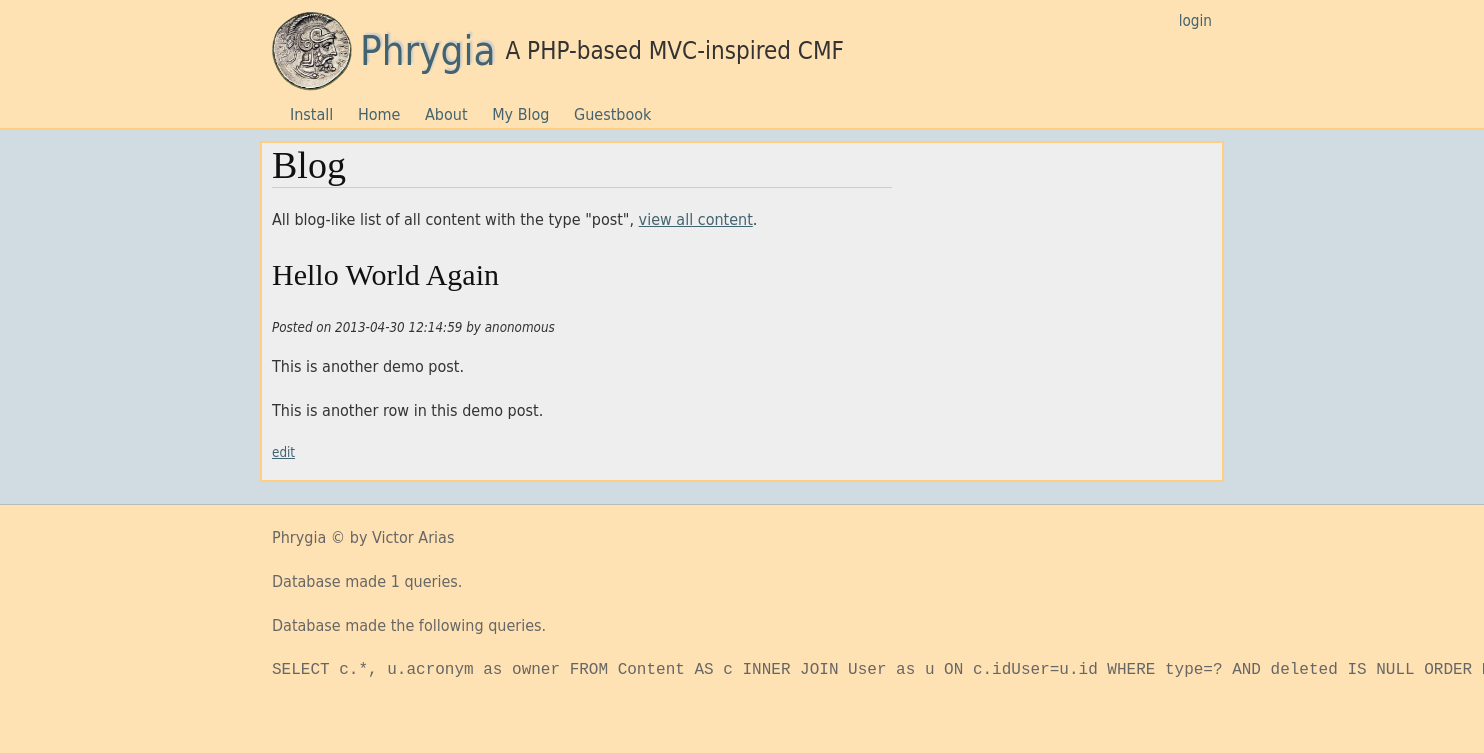
/blog, run on an earlier commit of the app's database.
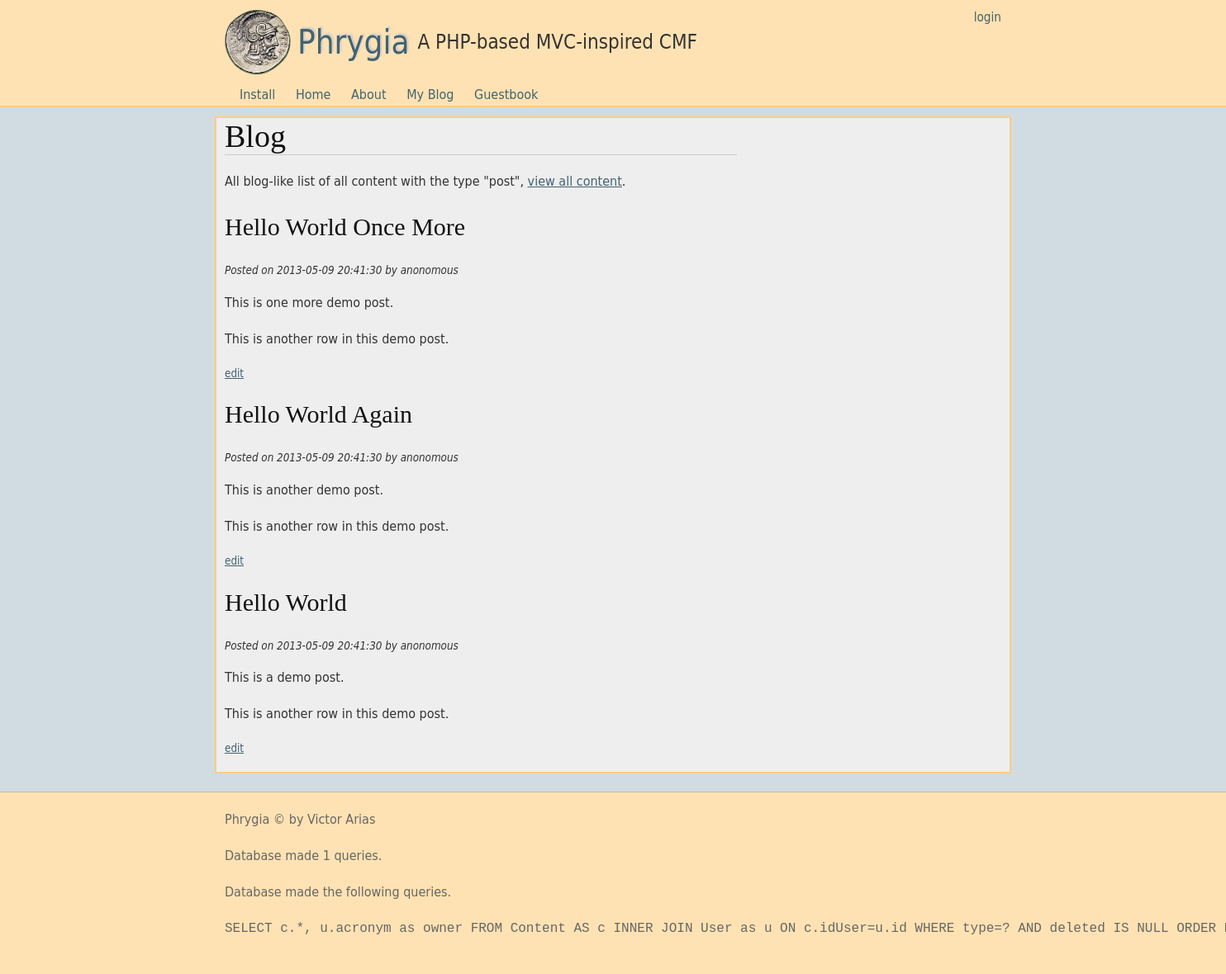
And on a later commit of the database.
### tables this page shows
CREATE TABLE Content (id INTEGER PRIMARY KEY, key TEXT KEY, type TEXT, title TEXT, data TEXT, filter TEXT, idUser INT, created DATETIME default (datetime('now')), updated DATETIME default NULL, deleted DATETIME default NULL, FOREIGN KEY(idUser) REFERENCES User(id));

CREATE TABLE User (id INTEGER PRIMARY KEY, acronym TEXT KEY, name TEXT, email TEXT, algorithm TEXT, salt TEXT, password TEXT, created DATETIME default (datetime('now')), updated DATETIME default NULL);

### index.php (called while the page is built, shortened)
<?php
require(PHRYGIA_INSTALL_PATH.'/src/CPhrygia/bootstrap.php');
$phr = CPhrygia::Instance();
$phr->FrontControllerRoute();
$phr->ThemeEngineRender();

### src/CPhrygia/bootstrap.php (called while the page is built, shortened)
<?php
function autoload($aClassName) {
  $classFile = "/src/{$aClassName}/{$aClassName}.php";
   $file1 = PHRYGIA_SITE_PATH . $classFile;
   $file2 = PHRYGIA_INSTALL_PATH . $classFile;
}
function htmlent($str, $flags = ENT_COMPAT) {
  return htmlentities($str, $flags, CPhrygia::Instance()->config['character_encoding']);
}
function makeClickable($text) {
  return preg_replace_callback(
    '#\bhttps?://[^\s()<>]+(?:\([\w\d]+\)|([^[:punct:]\s]|/))#',
    create_function(
      '$matches',
      'return "<a href=\'{$matches[0]}\'>{$matches[0]}</a>";'
    ),
    $text
  );
}

### src/CRequest/CRequest.php (called while the page is built, shortened)
<?php
class CRequest {
   public function __construct($urlType=0) {
    $this->cleanUrl       = $urlType= 1 ? true : false;
  }
  public function Init($baseUrl = null, $routing=null) {
    $scriptName = $_SERVER['SCRIPT_NAME'];
    $currentUrl = $this->GetCurrentUrl();
    $parts        = parse_url($currentUrl);
    $baseUrl       = !empty($baseUrl) ? $baseUrl : "{$parts['scheme']}://{$parts['host']}" . (isset($parts['port']) ? ":{$parts['port']}" : '') . rtrim(dirname($scriptName), '/');
    $this->base_url      = rtrim($baseUrl, '/') . '/';
  }
  public function GetCurrentUrl() {
    $url = "http";
    $url .= (@$_SERVER["HTTPS"] == "on") ? 's' : '';
    $url .= "://";
    $serverPort = ($_SERVER["SERVER_PORT"] == "80") ? '' :
    (($_SERVER["SERVER_PORT"] == 443 && @$_SERVER["HTTPS"] == "on") ? '' : ":{$_SERVER['SERVER_PORT']}");
    $url .= $_SERVER["SERVER_NAME"] . $serverPort . htmlspecialchars($_SERVER["REQUEST_URI"]);
    return $url;
  }
public function CreateUrl($url=null, $method=null, $arguments=null) {
if(!empty($url) && (strpos($url, '://') || $url[0] == '/')) {
return $url;
}
    $prepend = $this->base_url;
    $url = trim($url, '/');
    $method = empty($method) ? null : '/' . trim($method, '/');
    $arguments = empty($arguments) ? null : '/' . trim($arguments, '/');
    return $prepend . rtrim("$url$method$arguments", '/');
  }
}

### themes/functions.php (called while the page is built, shortened)
<?php
function render_views($region='default') {
  return CPhrygia::Instance()->views->Render($region);
}
function create_url($urlOrController=null, $method=null, $arguments=null) {
  return CPhrygia::Instance()->CreateUrl($urlOrController, $method, $arguments);
}
function esc($str) {
  return htmlEnt($str);
}
function filter_data($data, $filter) {
  return CMContent::Filter($data, $filter);
}

### src/CMDatabase/CMDatabase.php (called while the page is built, shortened)
<?php
class CMDatabase {
  private $db = null;
  public function __construct($dsn, $username = null, $password = null, $driver_options = null) {
    $this->db = new PDO($dsn, $username, $password, $driver_options);
    $this->db->SetAttribute(PDO::ATTR_ERRMODE, PDO::ERRMODE_EXCEPTION);
  }
  public function ExecuteSelectQueryAndFetchAll($query, $params=array()){
    $this->stmt = $this->db->prepare($query);
    $this->stmt->execute($params);
    return $this->stmt->fetchAll(PDO::FETCH_ASSOC);
  }
}

### src/CMContent/CMContent.php (called while the page is built, shortened)
<?php
class CMContent extends CObject implements IHasSQL, ArrayAccess, IModule {
  public static function SQL($key=null, $args=null) {
  	$order_order = isset($args['order-order']) ? $args['order-order'] : 'ASC';
    $order_by = isset($args['order-by']) ? $args['order-by'] : 'id';
    $queries = array(
      'drop table content' => "DROP TABLE IF EXISTS Content;",
      'create table content' => "CREATE TABLE IF NOT EXISTS Content (id INTEGER PRIMARY KEY, key TEXT KEY, type TEXT, title TEXT, data TEXT, filter TEXT, idUser INT, created DATETIME default (datetime('now')), updated DATETIME default NULL, deleted DATETIME default NULL, FOREIGN KEY(idUser) REFERENCES User(id));",
      'insert content' => 'INSERT INTO Content (key,type,title,data,filter,idUser) VALUES (?,?,?,?,?,?);',
      'select * by id' => 'SELECT c.*, u.acronym as owner FROM Content AS c INNER JOIN User as u ON c.idUser=u.id WHERE c.id=? AND deleted IS NULL;',
      'select * by key' => 'SELECT c.*, u.acronym as owner FROM Content AS c INNER JOIN User as u ON c.idUser=u.id WHERE c.key=? AND deleted IS NULL;',
      'select * by type' => "SELECT c.*, u.acronym as owner FROM Content AS c INNER JOIN User as u ON c.idUser=u.id WHERE type=? AND deleted IS NULL ORDER BY {$order_by} {$order_order};",
      'select *' => 'SELECT c.*, u.acronym as owner FROM Content AS c INNER JOIN User as u ON c.idUser=u.id WHERE deleted IS NULL;',
      'update content' => "UPDATE Content SET key=?, type=?, title=?, data=?, filter=?, updated=datetime('now') WHERE id=?;",
      'update content as deleted' => "UPDATE Content SET deleted=datetime('now') WHERE id=?;",
     );
    return $queries[$key];
  }
  public function ListAll($args=null) {
    try {
      if(isset($args) && isset($args['type'])) {
        return $this->db->ExecuteSelectQueryAndFetchAll(self::SQL('select * by type', $args), array($args['type']));
      } else {
        return $this->db->ExecuteSelectQueryAndFetchAll(self::SQL('select *', $args));
      }
    } catch(Exception $e) {
      echo $e;
      return null;
    }
  }
  public static function Filter($data, $filter) {
    switch($filter) {
      case 'plain':
      default: $data = nl2br(makeClickable(htmlEnt($data))); break;
    }
    return $data;
  }
}

### src/CCBlog/CCBlog.php (called while the page is built, shortened)
<?php
class CCBlog extends CObject implements IController {
  public function Index() {
    $content = new CMContent();
    $this->views->SetTitle('Blog')
                ->AddInclude(__DIR__ . '/index.tpl.php', array(
                  'contents' => $content->ListAll(array('type'=>'post', 'order-by'=>'title', 'order-order'=>'DESC')),
                ));
  }
}

### src/CCBlog/index.tpl.php (the view)
<h1>Blog</h1>
<p>All blog-like list of all content with the type "post", <a href='<?=create_url("content")?>'>view all content</a>.</p>
<?php if($contents != null):?>
  <?php foreach($contents as $val):?>
    <h2><?=esc($val['title'])?></h2>
    <p class='smaller-text'><em>Posted on <?=$val['created']?> by <?=$val['owner']?></em></p>
    <p><?=filter_data($val['data'], $val['filter'])?></p>
    <p class='smaller-text silent'><a href='<?=create_url("content/edit/{$val['id']}")?>'>edit</a></p>
  <?php endforeach; ?>
<?php else:?>
  <p>No posts exists.</p>
<?php endif;?>

### src/CPhrygia/CPhrygia.php (shortened to what the changed rows need)
<?php
class CPhrygia implements ISingleton {
	private static $instance = null;
	public $config = null;
	public $request = null;
	public $data = null;
	public $views;
	public $user;
  protected function __construct() {
    $this->views = new CViewContainer();
    $this->user = new CMUser($this);
  }
  public static function Instance() {
    if(self::$instance == null) {
      self::$instance = new CPhrygia();
    }
    return self::$instance;
  }
  public function FrontControllerRoute() {
    $this->request = new CRequest();
    $this->request->Init($this->config['base_url'], $this->config['routing']);
    $controller = $this->request->controller;
    $method     = $this->request->method;
    $arguments  = $this->request->arguments;
    $controllerExists    = isset($this->config['controllers'][$controller]);
    $controllerEnabled    = false;
    $className             = false;
    $classExists           = false;
    if($controllerExists) {
    	foreach($this->config['controllers'][$controller]['enabled'] as $val) {
    		if($this->user->HasRole($val) || $val =='anon'){
    		$controllerEnabled    =  true;
    		}
      	}
      $className               = $this->config['controllers'][$controller]['class'];
      $classExists           = class_exists($className);
    }
    if($controllerExists && $controllerEnabled && $classExists) {
      $rc = new ReflectionClass($className);
      if($rc->implementsInterface('IController')) {
      	  $formattedMethod = str_replace(array('_', '-'), '', $method);
        if($rc->hasMethod($formattedMethod)) {
          $controllerObj = $rc->newInstance();
          $methodObj = $rc->getMethod($formattedMethod);
          $methodObj->invokeArgs($controllerObj, $arguments);
        } else {
          die("404. " . get_class() . ' error: Controller does not contain method.');
        }
      } else {
        die('404. ' . get_class() . ' error: Controller does not implement interface IController.');
      }
    }
    else {
      die('404. Page is not found.');
    }
  }
  public function ThemeEngineRender() {
    $themePath  = PHRYGIA_INSTALL_PATH . '/' . $this->config['theme']['path'];
    $parentPath = null;
    if(isset($this->config['theme']['parent'])) {
      $parentPath = PHRYGIA_INSTALL_PATH . '/' . $this->config['theme']['parent'];
    }
    $this->data['stylesheet'] = $this->config['theme']['stylesheet'];
    if(is_array($this->config['theme']['menu_to_region'])) {
      foreach($this->config['theme']['menu_to_region'] as $key => $val) {
        $this->views->AddString($this->DrawMenu($key), null, $val);
      }
    }
    include(PHRYGIA_INSTALL_PATH . '/themes/functions.php');
    if($parentPath) {
      if(is_file("{$parentPath}/functions.php")) {
        include "{$parentPath}/functions.php";
      }
    }
    extract($this->data);
    extract($this->views->GetData());
    $templateFile = (isset($this->config['theme']['template_file'])) ? $this->config['theme']['template_file'] : 'default.tpl.php';
    if(is_file("{$themePath}/{$templateFile}")) {
      include("{$themePath}/{$templateFile}");
    } else if(is_file("{$parentPath}/{$templateFile}")) {
      include("{$parentPath}/{$templateFile}");
    } else {
      throw new Exception('No such template file.');
    }
  }
public function CreateUrl($urlOrController=null, $method=null, $arguments=null) {
    return $this->request->CreateUrl($urlOrController, $method, $arguments);
  }
  public function DrawMenu($menu) {
    $items = null;
    if(isset($this->config['menus'][$menu])) {
      foreach($this->config['menus'][$menu] as $val) {
        $selected = null;
        $items .= "<li><a {$selected} href='" . $this->CreateUrl($val['url']) . "'>{$val['label']}</a></li>\n";
      }
    } else {
      throw new Exception('No such menu.');
    }
    return "<ul class='menu {$menu}'>\n{$items}</ul>\n";
  }
}

### src/CViewContainer/CViewContainer.php (shortened to what the changed rows need)
<?php
class CViewContainer {
   private $views = array();
  public function AddInclude($file, $variables=array(), $region='default') {
    $this->views[$region][] = array('type' => 'include', 'file' => $file, 'variables' => $variables);
    return $this;
  }
  public function Render($region='default') {
    if(!isset($this->views[$region])) return;
    foreach($this->views[$region] as $view) {
      switch($view['type']) {
        case 'include': if(isset($view['variables'])) extract($view['variables']); include($view['file']); break;
        case 'string':  if(isset($view['variables'])) extract($view['variables']); echo $view['string']; break;
      }
    }
  }
  public function AddString($string, $variables=array(), $region='default') {
    $this->views[$region][] = array('type' => 'string', 'string' => $string, 'variables' => $variables);
    return $this;
  }
}

What changed in the data, as far as the page shows it:
now on this page (row edited): content: title "Hello World Once More", created "2013-05-09 20:41:30", idUser.acronym "anonomous", filter_data($val['data'], $val['filter']) "This is one more demo post. This is another row in this demo post."
changed content "Hello World Again": created "2013-04-30 12:14:59" → "2013-05-09 20:41:30"
now on this page (row edited): content: title "Hello World", created "2013-05-09 20:41:30", idUser.acronym "anonomous", filter_data($val['data'], $val['filter']) "This is a demo post. This is another row in this demo post."
